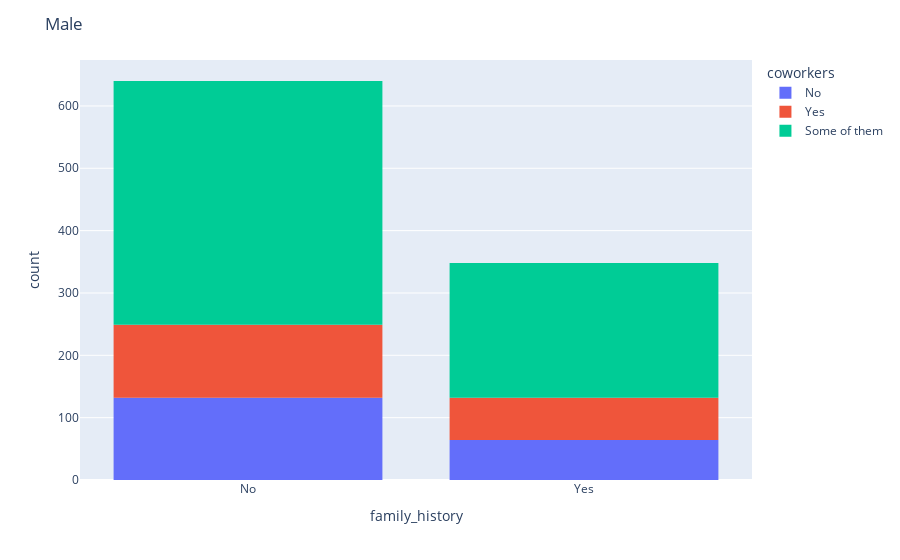
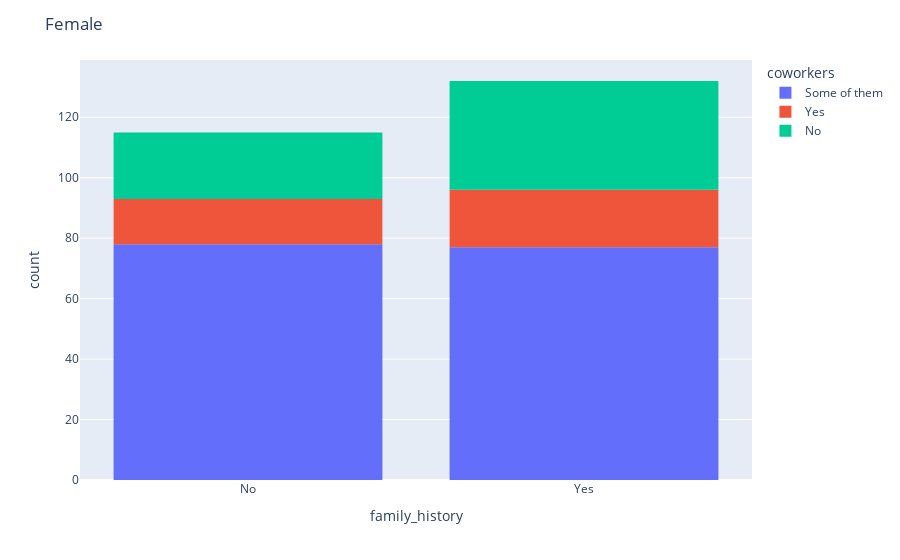
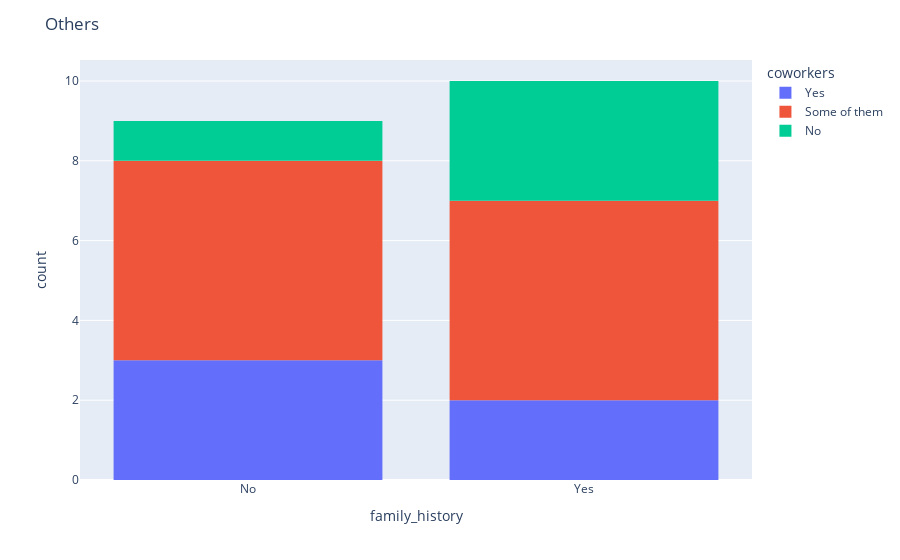

These figures' notebook cell, in order:
### Code cell
# This visualization shows how having a family history of mental illness affects the employee’s 
# willingness to discuss their mental health situation with their peers. Gender based division 
# is also made to better understand the changing trends within the genders

for i in ['Male', 'Female', 'Others']:
    t = df[df['Gender']==i].copy()
    fig = px.histogram(t, x='family_history',nbins=40,color='coworkers')
    fig.update_layout(
    title=i)
    fig.show()

### Figure 1 — Plotly figure (JSON) as saved in the notebook; plotly's stock layout.template omitted (floating-point values rounded to 4 significant figures; data arrays with more than 128 entries replaced by an {"elided": "..."} marker saying what was removed)
{"data": [{"alignmentgroup": "True", "bingroup": "x", "hovertemplate": "coworkers=No<br>family_history=%{x}<br>count=%{y}<extra></extra>", "legendgroup": "No", "marker": {"color": "#636efa", "pattern": {"shape": ""}}, "name": "No", "nbinsx": 40, "offsetgroup": "No", "orientation": "v", "showlegend": true, "type": "histogram", "x": {"elided": "196 str values"}, "xaxis": "x", "yaxis": "y"}, {"alignmentgroup": "True", "bingroup": "x", "hovertemplate": "coworkers=Yes<br>family_history=%{x}<br>count=%{y}<extra></extra>", "legendgroup": "Yes", "marker": {"color": "#EF553B", "pattern": {"shape": ""}}, "name": "Yes", "nbinsx": 40, "offsetgroup": "Yes", "orientation": "v", "showlegend": true, "type": "histogram", "x": {"elided": "185 str values"}, "xaxis": "x", "yaxis": "y"}, {"alignmentgroup": "True", "bingroup": "x", "hovertemplate": "coworkers=Some of them<br>family_history=%{x}<br>count=%{y}<extra></extra>", "legendgroup": "Some of them", "marker": {"color": "#00cc96", "pattern": {"shape": ""}}, "name": "Some of them", "nbinsx": 40, "offsetgroup": "Some of them", "orientation": "v", "showlegend": true, "type": "histogram", "x": {"elided": "607 str values"}, "xaxis": "x", "yaxis": "y"}], "layout": {"autosize": true, "barmode": "relative", "legend": {"title": {"text": "coworkers"}, "tracegroupgap": 0}, "margin": {"t": 60}, "title": {"text": "Male"}, "xaxis": {"anchor": "y", "autorange": true, "domain": [0, 1], "range": [-0.5, 1.5], "title": {"text": "family_history"}, "type": "category"}, "yaxis": {"anchor": "x", "autorange": true, "domain": [0, 1], "range": [0, 673.7], "title": {"text": "count"}}}}

### Figure 2 — Plotly figure (JSON) as saved in the notebook; plotly's stock layout.template omitted (floating-point values rounded to 4 significant figures; data arrays with more than 128 entries replaced by an {"elided": "..."} marker saying what was removed)
{"data": [{"alignmentgroup": "True", "bingroup": "x", "hovertemplate": "coworkers=Some of them<br>family_history=%{x}<br>count=%{y}<extra></extra>", "legendgroup": "Some of them", "marker": {"color": "#636efa", "pattern": {"shape": ""}}, "name": "Some of them", "nbinsx": 40, "offsetgroup": "Some of them", "orientation": "v", "showlegend": true, "type": "histogram", "x": {"elided": "155 str values"}, "xaxis": "x", "yaxis": "y"}, {"alignmentgroup": "True", "bingroup": "x", "hovertemplate": "coworkers=Yes<br>family_history=%{x}<br>count=%{y}<extra></extra>", "legendgroup": "Yes", "marker": {"color": "#EF553B", "pattern": {"shape": ""}}, "name": "Yes", "nbinsx": 40, "offsetgroup": "Yes", "orientation": "v", "showlegend": true, "type": "histogram", "x": ["Yes", "Yes", "Yes", "Yes", "No", "Yes", "No", "No", "No", "No", "No", "No", "Yes", "No", "Yes", "Yes", "Yes", "No", "Yes", "Yes", "No", "Yes", "No", "Yes", "Yes", "Yes", "No", "Yes", "Yes", "Yes", "No", "No", "No", "Yes"], "xaxis": "x", "yaxis": "y"}, {"alignmentgroup": "True", "bingroup": "x", "hovertemplate": "coworkers=No<br>family_history=%{x}<br>count=%{y}<extra></extra>", "legendgroup": "No", "marker": {"color": "#00cc96", "pattern": {"shape": ""}}, "name": "No", "nbinsx": 40, "offsetgroup": "No", "orientation": "v", "showlegend": true, "type": "histogram", "x": ["Yes", "No", "No", "Yes", "Yes", "No", "No", "No", "Yes", "Yes", "Yes", "Yes", "No", "Yes", "Yes", "No", "Yes", "No", "No", "Yes", "Yes", "No", "Yes", "Yes", "Yes", "No", "No", "Yes", "Yes", "No", "Yes", "No", "Yes", "No", "Yes", "No", "Yes", "No", "Yes", "Yes", "Yes", "Yes", "Yes", "No", "No", "Yes", "Yes", "Yes", "Yes", "Yes", "Yes", "No", "Yes", "Yes", "Yes", "No", "Yes", "No"], "xaxis": "x", "yaxis": "y"}], "layout": {"autosize": true, "barmode": "relative", "legend": {"title": {"text": "coworkers"}, "tracegroupgap": 0}, "margin": {"t": 60}, "title": {"text": "Female"}, "xaxis": {"anchor": "y", "autorange": true, "domain": [0, 1], "range": [-0.5, 1.5], "title": {"text": "family_history"}, "type": "category"}, "yaxis": {"anchor": "x", "autorange": true, "domain": [0, 1], "range": [0, 138.9], "title": {"text": "count"}}}}

### Figure 3 — Plotly figure (JSON) as saved in the notebook; plotly's stock layout.template omitted (floating-point values rounded to 4 significant figures)
{"data": [{"alignmentgroup": "True", "bingroup": "x", "hovertemplate": "coworkers=Yes<br>family_history=%{x}<br>count=%{y}<extra></extra>", "legendgroup": "Yes", "marker": {"color": "#636efa", "pattern": {"shape": ""}}, "name": "Yes", "nbinsx": 40, "offsetgroup": "Yes", "orientation": "v", "showlegend": true, "type": "histogram", "x": ["No", "No", "Yes", "No", "Yes"], "xaxis": "x", "yaxis": "y"}, {"alignmentgroup": "True", "bingroup": "x", "hovertemplate": "coworkers=Some of them<br>family_history=%{x}<br>count=%{y}<extra></extra>", "legendgroup": "Some of them", "marker": {"color": "#EF553B", "pattern": {"shape": ""}}, "name": "Some of them", "nbinsx": 40, "offsetgroup": "Some of them", "orientation": "v", "showlegend": true, "type": "histogram", "x": ["Yes", "Yes", "Yes", "Yes", "No", "Yes", "No", "No", "No", "No"], "xaxis": "x", "yaxis": "y"}, {"alignmentgroup": "True", "bingroup": "x", "hovertemplate": "coworkers=No<br>family_history=%{x}<br>count=%{y}<extra></extra>", "legendgroup": "No", "marker": {"color": "#00cc96", "pattern": {"shape": ""}}, "name": "No", "nbinsx": 40, "offsetgroup": "No", "orientation": "v", "showlegend": true, "type": "histogram", "x": ["Yes", "Yes", "Yes", "No"], "xaxis": "x", "yaxis": "y"}], "layout": {"autosize": true, "barmode": "relative", "legend": {"title": {"text": "coworkers"}, "tracegroupgap": 0}, "margin": {"t": 60}, "title": {"text": "Others"}, "xaxis": {"anchor": "y", "autorange": true, "domain": [0, 1], "range": [-0.5, 1.5], "title": {"text": "family_history"}, "type": "category"}, "yaxis": {"anchor": "x", "autorange": true, "domain": [0, 1], "range": [0, 10.53], "title": {"text": "count"}}}}
